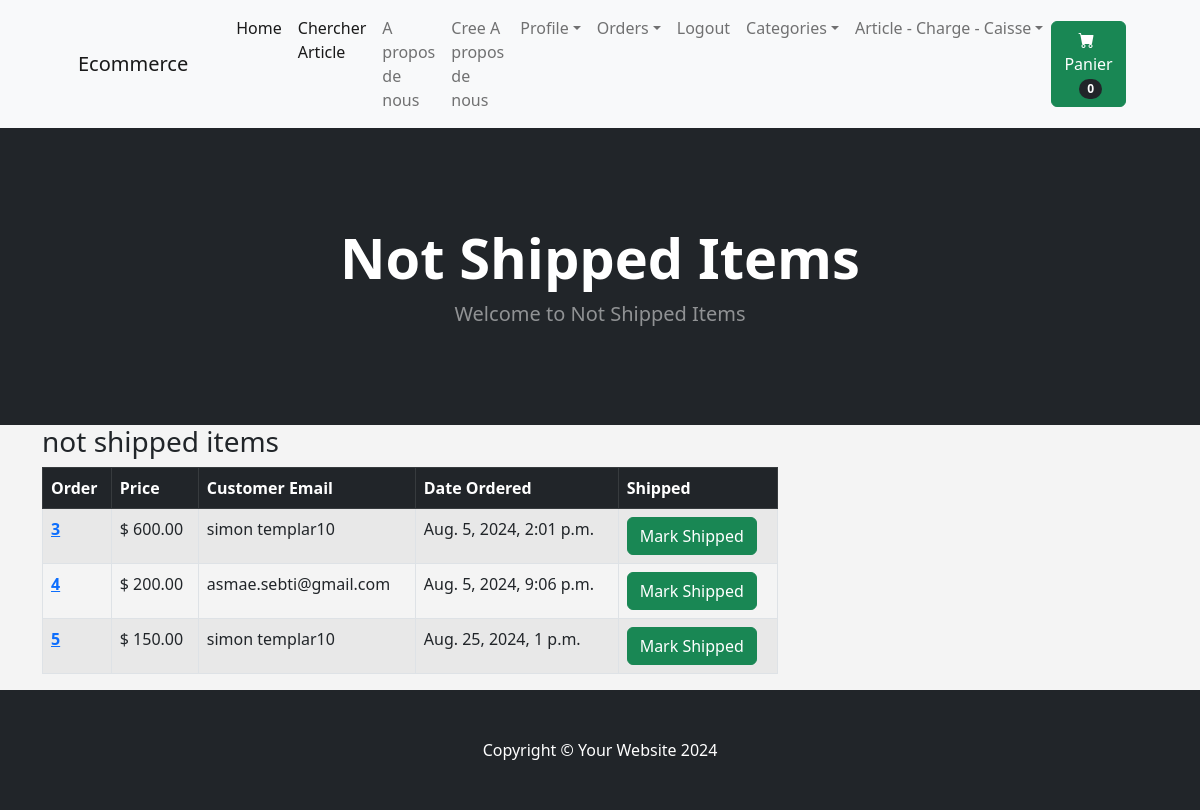
Page /payment/not_shipped_dash (signed in) on the committed database.
### payment_app/models.py (models this page shows, shortened)
class Order(models.Model):
    user = models.ForeignKey(User, on_delete=models.CASCADE, null=True, blank=True)
    full_name = models.CharField(max_length=255, null=True, blank=True)
    email = models.EmailField(max_length=255, null=True, blank=True)
    shipping_address = models.TextField(max_length=15000, null=True, blank=True)
    amount_paid = models.DecimalField(max_digits=10,decimal_places=2, null=True, blank=True)
    date_ordered = models.DateTimeField(auto_now_add=True)
    shipped=models.BooleanField(default=False, null=True, blank=True)
    date_shipped=models.DateTimeField(null=True, blank=True)

### payment_app/views.py (the view, shortened to what this page needs)
# urls.py: path('not_shipped_dash', views.not_shipped_dash, name='not_shipped_dash'),
def not_shipped_dash(request):
    if request.user.is_authenticated and request.user.is_superuser:
        orders= Order.objects.filter(shipped=False)
        return render(request, "payment_app/not_shipped_dash.html", {"orders":orders})
    else:
        messages.success(request, "Access Denied.....")
        return redirect('home')

### cart_app/cart.py (called while the page is built)
    def __len__(self):
        return len(self.cart)

### cart_app/context_processors.py (called while the page is built)
def cart(request):
    context={'cart':Cart(request)}
    return context

### payment_app/templates/payment_app/not_shipped_dash.html (shortened to what this page needs)
{% extends 'store_app/base.html' %}
{% block content %}
 <header class="bg-dark py-5">
    <div class="container px-4 px-lg-5 my-5">
        <div class="text-center text-white">
            <h1 class="display-4 fw-bolder">Not Shipped Items</h1>
            <p class="lead fw-normal text-white-50 mb-0">Welcome to Not Shipped Items</p>
        </div>
    </div>
</header>
<div class="container">
    <div class="row">
        <div class="col-8">
            <h3>not shipped items</h3>
            <table class="table table-striped table-hover table-bordered">
                <thead class="table-dark">
                  <tr>
                    <th scope="col">Order</th>
                    <th scope="col">Price</th>
                    <th scope="col">Customer Email</th>
                    <th scope="col">Date Ordered</th>
                    <th scope="col">Shipped</th>
                  </tr>
                </thead>
                <tbody>
                    {% for item in orders %}
                  <tr>
                    <th scope="row"><a href="{% url 'orders' item.id %}">{{ item.id }}</a></th>
                    <td>$ {{ item.amount_paid }}</td>
                    <td>{{ item.email }}</td>
                    <td>{{ item.date_ordered }}</td>
                    <td>
                    <form action="" method="post">
                    <button type="submit" class="btn btn-success">Mark  Shipped</button>
                    </form>
                    </td>
                  </tr>
                  {% endfor %}
                </tbody>
              </table>
        </div>
    </div>
</div>
{% endblock %}

### store_app/templates/store_app/base.html (style rules this page uses)
body { background: #f4f4f4; }

### rows in the picture
Order: id "3", amount_paid "600.00", email "simon templar10", date_ordered "Aug. 5, 2024, 2:01 p.m."
Order: id "4", amount_paid "200.00", email "asmae.sebti@gmail.com", date_ordered "Aug. 5, 2024, 9:06 p.m."
Order: id "5", amount_paid "150.00", email "simon templar10", date_ordered "Aug. 25, 2024, 1 p.m."

### other values in the picture
{{ cart|length }} "0"
